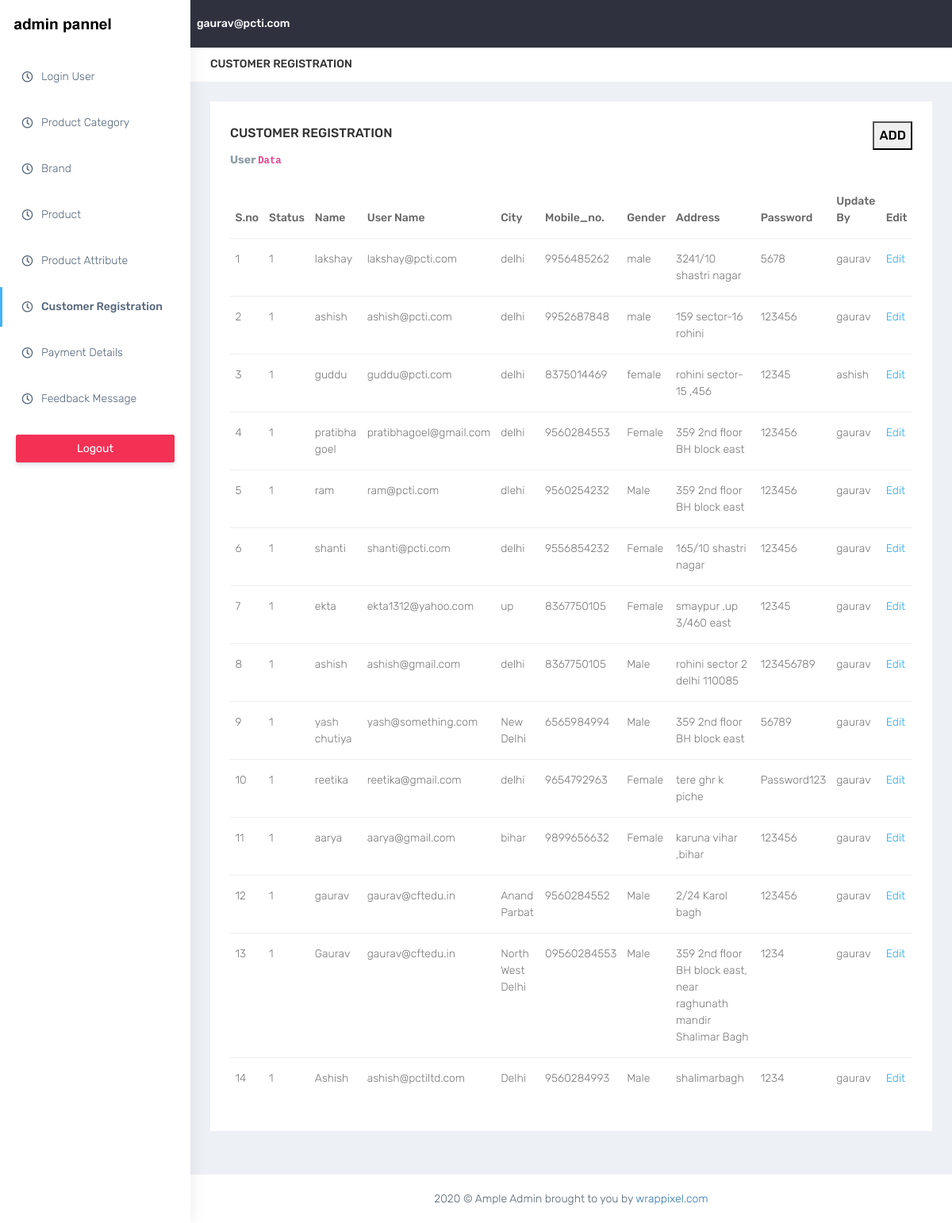
Screenshot of /admin/customer_reg.php (signed in) with the database file from the repository.
### tables this page shows
CREATE TABLE `customer_reg` (
 `id` INT(11) NOT NULL,
 `status` INT(11) NOT NULL,
 `name` VARCHAR(200) NOT NULL,
 `username` VARCHAR(150) NOT NULL,
 `city` VARCHAR(150) NOT NULL,
 `mobile_no` VARCHAR(15) NOT NULL,
 `gender` VARCHAR(50) NOT NULL,
 `address` VARCHAR(200) NOT NULL,
 `password` VARCHAR(150) NOT NULL,
 `last_update` DATETIME NOT NULL,
 `update_by` INT(11) NOT NULL
);

### admin/customer_reg.php (the view, shortened to what this page needs)
<?php
require('../db.php');
$customer_reg = array();
$sql = "SELECT * FROM `customer_reg`";
$result = $conn->query($sql);
if($result-> num_rows > 0)
{
	while($row = $result->fetch_assoc())
	{
		$customer_reg[$row['id']] = $row;
	}
}
$user_data = array();
$sql = "SELECT * FROM `admin_login`";
$result = $conn->query($sql);
if($result->num_rows > 0)
{
	while($row = $result->fetch_assoc())
	{
		$user_data[$row['id']] = $row;
	}
}
?>
<!DOCTYPE html>
<html dir="ltr" lang="en">
<head>
   <link href="css/style.min.css" rel="stylesheet">
</head>
<body>
    <div id="main-wrapper" data-layout="vertical" data-navbarbg="skin5" data-sidebartype="full"
        data-sidebar-position="absolute" data-header-position="absolute" data-boxed-layout="full">
        <?php include("default/header.php"); ?>
        <?php include("default/menu.php");  ?>
        <div class="page-wrapper">
            <div class="page-breadcrumb bg-white">
                <div class="row align-items-center">
                    <div class="col-lg-3 col-md-4 col-sm-4 col-xs-12">
                        <h4 class="page-title text-uppercase font-medium font-14">Customer Registration</h4>
                    </div>
                    <div class="col-lg-9 col-sm-8 col-md-8 col-xs-12">
                        <div class="d-md-flex">
                        </div>
                    </div>
                </div>
            </div>
            <div class="container-fluid">
                <div class="row">
                    <div class="col-sm-12">
                        <div class="white-box">
							<div class="row">
								<div class="col-md-6">
								<h3 class="box-title">Customer Registration</h3>
								</div>
								<div class="col-md-6 text-right">
								<button class="box-title" data-toggle="modal" data-target="#Add">Add</button>
								</div>
							</div>
                            <p class="text-muted">User <code>Data</code></p>
                            <div class="table-responsive">
                                <table class="table">
                                    <thead>
                                        <tr>
										    <th class="border-top-0">S.no</th>
                                            <th class="border-top-0">Status</th>
                                            <th class="border-top-0">Name</th>
                                            <th class="border-top-0">User Name</th>
                                            <th class="border-top-0">City</th>
                                            <th class="border-top-0">Mobile_no.</th>
                                            <th class="border-top-0">Gender</th>
                                            <th class="border-top-0">Address</th>
                                            <th class="border-top-0">Password</th>
                                            <th class="border-top-0">Update By</th>
											<th class="border-top-0">Edit</th>
                                        </tr>
                                    </thead>
                                    <tbody>
									<?php
										$i=1;
										foreach($customer_reg as $cnt => $reg_arr)
										{
											echo '
												<tr>
													<td>'.$i.'</td>
													<td>'.$reg_arr['status'].'</td>
													<td>'.$reg_arr['name'].'</td>
													<td>'.$reg_arr['username'].'</td>
													<td>'.$reg_arr['city'].'</td>
													<td>'.$reg_arr['mobile_no'].'</td>
													<td>'.$reg_arr['gender'].'</td>
													<td>'.$reg_arr['address'].'</td>
													<td>'.$reg_arr['password'].'</td>
													<td>'.$user_data[$reg_arr['update_by']]['name'].'</td>
													<td><a href="#" class="user-edit" data-toggle="modal" data-target="#Edit" data-status="'.$reg_arr['status'].'" data-name="'.$reg_arr['name'].'" data-username="'.$reg_arr['username'].'" data-city="'.$reg_arr['city'].'" data-mobile_no="'.$reg_arr['mobile_no'].'" data-gender="'.$reg_arr['gender'].'" data-address="'.$reg_arr['address'].'" data-password="'.$reg_arr['password'].'" data-id="'.$reg_arr['id'].'" >Edit</a></td>
												</tr>
											';
											$i++;
										}
									?>
                                    </tbody>
                                </table>
                            </div>
                        </div>
                    </div>
                </div>
            </div>
            <footer class="footer text-center"> 2020 © Ample Admin brought to you by <a
                    href="https://www.wrappixel.com/">wrappixel.com</a>
            </footer>
        </div>
    </div>
</body>
</html>

### rows the page displays
customer_reg: status "1", name "lakshay", username "lakshay@pcti.com", city "delhi", mobile_no "9956485262", gender "male", address "3241/10 shastri nagar", password "5678", update_by.name "gaurav"
customer_reg: status "1", name "ashish", username "ashish@pcti.com", city "delhi", mobile_no "9952687848", gender "male", address "159 sector-16 rohini", password "123456", update_by.name "gaurav"
customer_reg: status "1", name "guddu", username "guddu@pcti.com", city "delhi", mobile_no "8375014469", gender "female", address "rohini sector-15 ,456", password "12345", update_by.name "ashish"
customer_reg: status "1", name "pratibha goel", username "pratibhagoel@gmail.com", city "delhi", mobile_no "9560284553", gender "Female", address "359 2nd floor BH block east", password "123456", update_by.name "gaurav"
customer_reg: status "1", name "ram", username "ram@pcti.com", city "dlehi", mobile_no "9560254232", gender "Male", address "359 2nd floor BH block east", password "123456", update_by.name "gaurav"
customer_reg: status "1", name "shanti", username "shanti@pcti.com", city "delhi", mobile_no "9556854232", gender "Female", address "165/10 shastri nagar", password "123456", update_by.name "gaurav"
customer_reg: status "1", name "ekta", username "ekta1312@yahoo.com", city "up", mobile_no "8367750105", gender "Female", address "smaypur ,up 3/460 east", password "12345", update_by.name "gaurav"
customer_reg: status "1", name "ashish", username "ashish@gmail.com", city "delhi", mobile_no "8367750105", gender "Male", address "rohini sector 2 delhi 110085", password "123456789", update_by.name "gaurav"
customer_reg: status "1", name "yash chutiya", username "yash@something.com", city "New Delhi", mobile_no "6565984994", gender "Male", address "359 2nd floor BH block east", password "56789", update_by.name "gaurav"
customer_reg: status "1", name "reetika", username "reetika@gmail.com", city "delhi", mobile_no "9654792963", gender "Female", address "tere ghr k piche", password "Password123", update_by.name "gaurav"
customer_reg: status "1", name "aarya", username "aarya@gmail.com", city "bihar", mobile_no "9899656632", gender "Female", address "karuna vihar ,bihar", password "123456", update_by.name "gaurav"
customer_reg: status "1", name "gaurav", username "gaurav@cftedu.in", city "Anand Parbat", mobile_no "9560284552", gender "Male", address "2/24 Karol bagh", password "123456", update_by.name "gaurav"
customer_reg: status "1", name "Gaurav", username "gaurav@cftedu.in", city "North West Delhi", mobile_no "09560284553", gender "Male", address "359 2nd floor BH block east, near raghunath mandir Shalimar Bagh", password "1234", update_by.name "gaurav"
customer_reg: status "1", name "Ashish", username "ashish@pctiltd.com", city "Delhi", mobile_no "9560284993", gender "Male", address "shalimarbagh", password "1234", update_by.name "gaurav"

### other values shown
$_SESSION['user_login']['name'] "gaurav@pcti.com"
